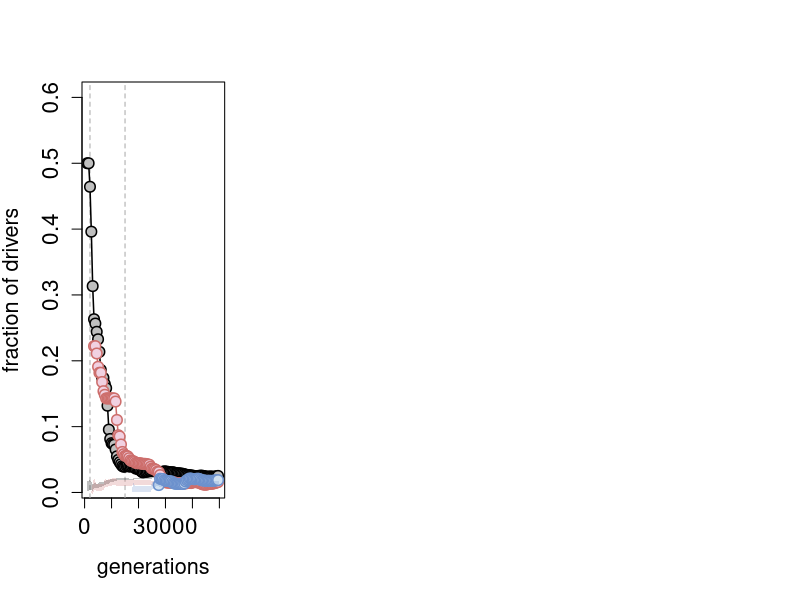

The R source for this figure:
# ..  This script plots the the predictive capacity of DFEs as a function of time in the LTEE, both for actual and simulated data. It also plots prevalence of loss-of-function mutations (if last bit is uncommented)

# .. load useful library (to use function std.error)
library(plotrix)

# .. define a simple smoothing function
mav <- function(x,n){filter(x,rep(1/n,n), method = c("convolution"), sides=2)}

# .. define custom colors
col2K<-'#cd6e6c'
col15K<-'#6c91cd'

# .. define generations at which the meta-genomic data was sampled (in case needed)
gens<-c(seq(1000,50000,500))

# .. load representativity results with real data
Rf<-read.table(file = 'Rrep.dat', sep = "\t", header = TRUE)
Tf<-read.table(file = 'Trep.dat', sep = "\t", header = TRUE)
Ff<-read.table(file = 'Frep.dat', sep = "\t", header = TRUE)

# .. load representativity results with simulated data (for neutral expectation)
Rsims<-read.table(file = 'Rrep_sims.dat', sep = "\t", header = TRUE)
Tsims<-read.table(file = 'Trep_sims.dat', sep = "\t", header = TRUE)
Fsims<-read.table(file = 'Frep_sims.dat', sep = "\t", header = TRUE)

# .. initialize graphical output
png(file="repre.png", width = (15.63*0.9)*(2/2.32), height = (8.54)/2.22, units = 'in', res = 300)
par(mfrow=c(1,3), family="sans", cex=1) #, mgp=c(1.5,0.5,0))

# .. create an empty plot with desired details and parameters
plot(gens, Rf[1:99,], xlim=c(1000,50000), ylim=c(0.015,0.6), type='o', col='white', cex.axis=1.35, cex.lab=1.3, xlab='generations', ylab='fraction of drivers')#, log='y')#,log='y')#, log='y')#, log='xy')

# .. add reference lines for 2K and 15K
abline(v=c(2000,15000), lty=2, col='darkgrey')

# .. smooth and plot ancestor data
Rf[2:99,]<-mav(Rf[2:99,],2)
lines(gens,Rf[1:99,1],type='l',lwd=1.5, col='black')
lines(gens,Rf[1:99,1],type='p',lwd=1.5, cex = 1.4, pch=21, bg='#BFBFBF',col='black')

# .. create and add neutral expectation with 90% confidence intervals 
Ravg<-apply(Rsims, 1, mean)
Rsd<-apply(Rsims, 1, std.error)
polygon(x = c(gens,rev(gens)), y = c(Ravg[1:99]+Rsd[1:99]*1.64, rev(Ravg[1:99]-Rsd[1:99]*1.64)), col= adjustcolor("black", alpha.f = 0.25), border=NA)

# .. smooth and plot 2K data
Tf[2:99,]<-mav(Tf[2:99,],2)
Tf[Tf==0]<-NA
lines(gens,Tf[1:99,1],type='l',lwd=1.5, col=col2K)
lines(gens,Tf[1:99,1],type='p',lwd=1.5, cex = 1.4, pch=21, bg='#f1d1e1',col=col2K)

# .. create and add neutral expectation with 90% confidence intervals 
Tavg<-apply(Tsims, 1, mean)
Tsd<-apply(Tsims, 1, std.error)
yvalues<-c(Tavg[1:99]+Tsd[1:99]*1.64, rev(Tavg[1:99]-Tsd[1:99]*1.64))
yvalues[is.na(yvalues)]<-0
polygon(x = c(gens,rev(gens)), y = yvalues, col= adjustcolor(col2K, alpha.f = 0.25), border=NA)

# .. smooth and plot 15K data
Ff[2:99,]<-mav(Ff[2:99,],2)
Ff[Ff==0]<-NA
lines(gens,Ff[1:99,1],type='l',lwd=1.5, col=col15K)
lines(gens,Ff[1:99,1],type='p',lwd=1.5, cex = 1.4, pch=21, bg='#d1e1f1',col=col15K)

# .. create and add neutral expectation with 90% confidence intervals 
Favg<-apply(Fsims, 1, mean)
Fsd<-apply(Fsims, 1, std.error)
yvalues<-c(Favg[1:99]+Fsd[1:99]*1.64, rev(Favg[1:99]-Fsd[1:99]*1.64))
yvalues[is.na(yvalues)]<-0
polygon(x = c(gens,rev(gens)), y = yvalues, col= adjustcolor(col15K, alpha.f = 0.25), border=NA)

# .. close graphical output
dev.off()

# uncomment all below to plot prevalence of loss-of-function mutations
#LOF<-read.table(file = 'LOF.dat', sep = "\t", header = TRUE)
#png(file="LOF.png",  width=1250/2.2, height=810/1.5, res=80)
#par(family="sans", cex=2, lwd=1.5)
#plot(gens, LOF[1:99,], xlim=c(1000,50000), ylim=c(0.02,0.8), type='o', col='white', cex.axis=1, cex.lab=1.3, xlab='generations', ylab='fraction of drivers')#, log='y')#,log='y')#, log='y')#, log='xy')
#lines(gens,mav(LOF[1:99,],2),type='l',lwd=1.3, col='black')
#lines(gens,mav(LOF[1:99,],2),type='p',lwd=1.3, cex = 1.4, pch=21, bg='#BFBFBF',col='black')
#lines(gens,c(Rf[1], mav(Rf[2:99],2)),type='l',lwd=1.5, col='#737373', lty=3)
#legend("topright", legend=c("LOF", 'average'),  col=c('#737373', '#737373'), lty = c(1,3), lwd= c(8,3), cex=0.75, box.lty=0)
#dev.off()
